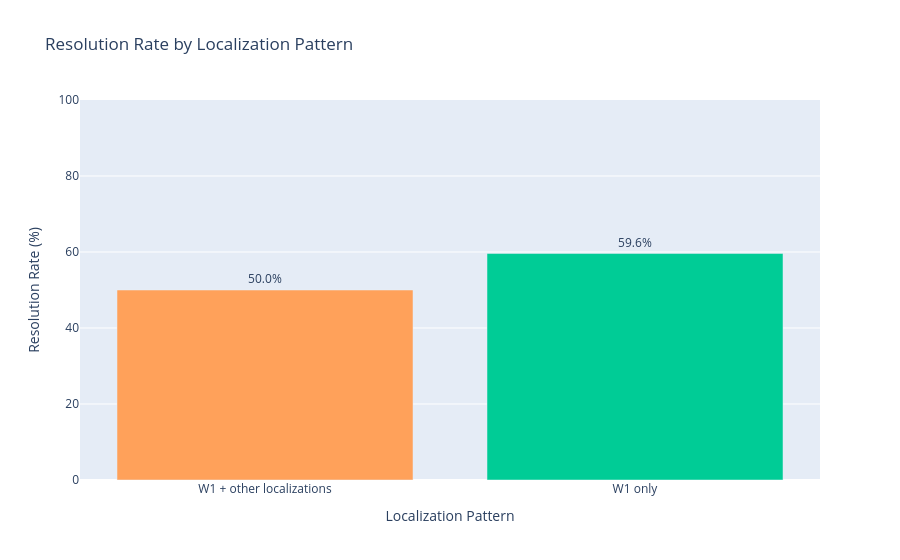

Here is the notebook cell this chart was saved with:
### Code cell
# Resolution rate: W1-only vs touches non-W1
print("=== Resolution Rate by Localization Pattern ===\n")


# Categorize trials (only those with localization folders)
def categorize_localization(row):
    locs = row["agent_localizations"]
    if not locs:
        return None  # Will be filtered out
    if locs == {"W1"}:
        return "W1 only"
    if "W1" in locs and len(locs) > 1:
        return "W1 + other localizations"
    return "Non-W1 only"


df["loc_category"] = df.apply(categorize_localization, axis=1)

# Filter to only trials with localization folders
df_with_loc = df[df["loc_category"].notna()]

# Calculate resolution rate per category
loc_stats = (
    df_with_loc.groupby("loc_category")
    .agg(
        trials=("resolved", "count"),
        resolved=("resolved", "sum"),
    )
    .reset_index()
)
loc_stats["resolution_rate"] = (loc_stats["resolved"] / loc_stats["trials"] * 100).round(1)

print("Resolution rate by localization pattern:\n")
display(loc_stats)

# Visualize
fig = px.bar(
    loc_stats,
    x="loc_category",
    y="resolution_rate",
    text="resolution_rate",
    title="Resolution Rate by Localization Pattern",
    color="loc_category",
    color_discrete_map={
        "W1 only": "#00CC96",
        "W1 + other localizations": "#FFA15A",
        "Non-W1 only": "#EF553B",
    },
)
fig.update_traces(texttemplate="%{text:.1f}%", textposition="outside")
fig.update_layout(
    xaxis_title="Localization Pattern",
    yaxis_title="Resolution Rate (%)",
    yaxis_range=[0, 100],
    showlegend=False,
)
fig.show()

### Figure 1 — Plotly figure (JSON) as saved in the notebook; plotly's stock layout.template omitted (floating-point values rounded to 4 significant figures)
{"data": [{"hovertemplate": "loc_category=%{x}<br>resolution_rate=%{text}<extra></extra>", "legendgroup": "W1 + other localizations", "marker": {"color": "#FFA15A", "pattern": {"shape": ""}}, "name": "W1 + other localizations", "orientation": "v", "showlegend": true, "text": [50.0], "textposition": "outside", "texttemplate": "%{text:.1f}%", "type": "bar", "x": ["W1 + other localizations"], "xaxis": "x", "y": [50.0], "yaxis": "y"}, {"hovertemplate": "loc_category=%{x}<br>resolution_rate=%{text}<extra></extra>", "legendgroup": "W1 only", "marker": {"color": "#00CC96", "pattern": {"shape": ""}}, "name": "W1 only", "orientation": "v", "showlegend": true, "text": [59.6], "textposition": "outside", "texttemplate": "%{text:.1f}%", "type": "bar", "x": ["W1 only"], "xaxis": "x", "y": [59.6], "yaxis": "y"}], "layout": {"barmode": "relative", "legend": {"title": {"text": "loc_category"}, "tracegroupgap": 0}, "showlegend": false, "title": {"text": "Resolution Rate by Localization Pattern"}, "xaxis": {"anchor": "y", "categoryarray": ["W1 + other localizations", "W1 only"], "categoryorder": "array", "domain": [0, 1], "title": {"text": "Localization Pattern"}}, "yaxis": {"anchor": "x", "domain": [0, 1], "range": [0, 100], "title": {"text": "Resolution Rate (%)"}}}}
